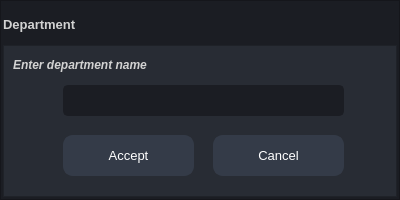
<?xml version="1.0" encoding="UTF-8"?>
<ui version="4.0">
 <class>DepartmentMessageBox</class>
 <widget class="QWidget" name="DepartmentMessageBox">
  <property name="geometry">
   <rect>
    <x>0</x>
    <y>0</y>
    <width>400</width>
    <height>200</height>
   </rect>
  </property>
  <property name="windowTitle">
   <string>Form</string>
  </property>
  <property name="styleSheet">
   <string notr="true">background: transparent;
color: rgb(210, 210, 210);</string>
  </property>
  <layout class="QVBoxLayout" name="verticalLayout">
   <property name="spacing">
    <number>0</number>
   </property>
   <property name="leftMargin">
    <number>0</number>
   </property>
   <property name="topMargin">
    <number>0</number>
   </property>
   <property name="rightMargin">
    <number>0</number>
   </property>
   <property name="bottomMargin">
    <number>0</number>
   </property>
   <item>
    <widget class="QFrame" name="frame_center">
     <property name="styleSheet">
      <string notr="true">background-color: rgb(27, 29, 35);
</string>
     </property>
     <property name="frameShape">
      <enum>QFrame::StyledPanel</enum>
     </property>
     <property name="frameShadow">
      <enum>QFrame::Raised</enum>
     </property>
     <layout class="QVBoxLayout" name="verticalLayout_2">
      <property name="spacing">
       <number>0</number>
      </property>
      <property name="leftMargin">
       <number>2</number>
      </property>
      <property name="topMargin">
       <number>2</number>
      </property>
      <property name="rightMargin">
       <number>2</number>
      </property>
      <property name="bottomMargin">
       <number>2</number>
      </property>
      <item>
       <widget class="QFrame" name="frame_title">
        <property name="maximumSize">
         <size>
          <width>400</width>
          <height>42</height>
         </size>
        </property>
        <property name="styleSheet">
         <string notr="true">background-color: rgb(27, 29, 35);</string>
        </property>
        <property name="frameShape">
         <enum>QFrame::NoFrame</enum>
        </property>
        <property name="frameShadow">
         <enum>QFrame::Raised</enum>
        </property>
        <property name="lineWidth">
         <number>0</number>
        </property>
        <layout class="QHBoxLayout" name="horizontalLayout_3">
         <property name="spacing">
          <number>0</number>
         </property>
         <property name="leftMargin">
          <number>0</number>
         </property>
         <property name="topMargin">
          <number>0</number>
         </property>
         <property name="rightMargin">
          <number>0</number>
         </property>
         <property name="bottomMargin">
          <number>0</number>
         </property>
         <item>
          <widget class="QLabel" name="label_title">
           <property name="palette">
            <palette>
             <active>
              <colorrole role="WindowText">
               <brush brushstyle="SolidPattern">
                <color alpha="255">
                 <red>210</red>
                 <green>210</green>
                 <blue>210</blue>
                </color>
               </brush>
              </colorrole>
              <colorrole role="Button">
               <brush brushstyle="SolidPattern">
                <color alpha="0">
                 <red>0</red>
                 <green>0</green>
                 <blue>0</blue>
                </color>
               </brush>
              </colorrole>
              <colorrole role="Text">
               <brush brushstyle="SolidPattern">
                <color alpha="255">
                 <red>210</red>
                 <green>210</green>
                 <blue>210</blue>
                </color>
               </brush>
              </colorrole>
              <colorrole role="ButtonText">
               <brush brushstyle="SolidPattern">
                <color alpha="255">
                 <red>210</red>
                 <green>210</green>
                 <blue>210</blue>
                </color>
               </brush>
              </colorrole>
              <colorrole role="Base">
               <brush brushstyle="SolidPattern">
                <color alpha="0">
                 <red>0</red>
                 <green>0</green>
                 <blue>0</blue>
                </color>
               </brush>
              </colorrole>
              <colorrole role="Window">
               <brush brushstyle="SolidPattern">
                <color alpha="0">
                 <red>0</red>
                 <green>0</green>
                 <blue>0</blue>
                </color>
               </brush>
              </colorrole>
             </active>
             <inactive>
              <colorrole role="WindowText">
               <brush brushstyle="SolidPattern">
                <color alpha="255">
                 <red>210</red>
                 <green>210</green>
                 <blue>210</blue>
                </color>
               </brush>
              </colorrole>
              <colorrole role="Button">
               <brush brushstyle="SolidPattern">
                <color alpha="0">
                 <red>0</red>
                 <green>0</green>
                 <blue>0</blue>
                </color>
               </brush>
              </colorrole>
              <colorrole role="Text">
               <brush brushstyle="SolidPattern">
                <color alpha="255">
                 <red>210</red>
                 <green>210</green>
                 <blue>210</blue>
                </color>
               </brush>
              </colorrole>
              <colorrole role="ButtonText">
               <brush brushstyle="SolidPattern">
                <color alpha="255">
                 <red>210</red>
                 <green>210</green>
                 <blue>210</blue>
                </color>
               </brush>
              </colorrole>
              <colorrole role="Base">
               <brush brushstyle="SolidPattern">
                <color alpha="0">
                 <red>0</red>
                 <green>0</green>
                 <blue>0</blue>
                </color>
               </brush>
              </colorrole>
              <colorrole role="Window">
               <brush brushstyle="SolidPattern">
                <color alpha="0">
                 <red>0</red>
                 <green>0</green>
                 <blue>0</blue>
                </color>
               </brush>
              </colorrole>
             </inactive>
             <disabled>
              <colorrole role="WindowText">
               <brush brushstyle="SolidPattern">
                <color alpha="255">
                 <red>210</red>
                 <green>210</green>
                 <blue>210</blue>
                </color>
               </brush>
              </colorrole>
              <colorrole role="Button">
               <brush brushstyle="SolidPattern">
                <color alpha="0">
                 <red>0</red>
                 <green>0</green>
                 <blue>0</blue>
                </color>
               </brush>
              </colorrole>
              <colorrole role="Text">
               <brush brushstyle="SolidPattern">
                <color alpha="255">
                 <red>210</red>
                 <green>210</green>
                 <blue>210</blue>
                </color>
               </brush>
              </colorrole>
              <colorrole role="ButtonText">
               <brush brushstyle="SolidPattern">
                <color alpha="255">
                 <red>210</red>
                 <green>210</green>
                 <blue>210</blue>
                </color>
               </brush>
              </colorrole>
              <colorrole role="Base">
               <brush brushstyle="SolidPattern">
                <color alpha="0">
                 <red>0</red>
                 <green>0</green>
                 <blue>0</blue>
                </color>
               </brush>
              </colorrole>
              <colorrole role="Window">
               <brush brushstyle="SolidPattern">
                <color alpha="0">
                 <red>0</red>
                 <green>0</green>
                 <blue>0</blue>
                </color>
               </brush>
              </colorrole>
             </disabled>
            </palette>
           </property>
           <property name="font">
            <font>
             <family>Segoe UI</family>
             <pointsize>10</pointsize>
             <weight>75</weight>
             <bold>true</bold>
            </font>
           </property>
           <property name="styleSheet">
            <string notr="true">background: transparent;</string>
           </property>
           <property name="text">
            <string>Department</string>
           </property>
          </widget>
         </item>
         <item>
          <widget class="QPushButton" name="button_close">
           <property name="sizePolicy">
            <sizepolicy hsizetype="Minimum" vsizetype="Expanding">
             <horstretch>0</horstretch>
             <verstretch>0</verstretch>
            </sizepolicy>
           </property>
           <property name="minimumSize">
            <size>
             <width>40</width>
             <height>0</height>
            </size>
           </property>
           <property name="maximumSize">
            <size>
             <width>40</width>
             <height>16777215</height>
            </size>
           </property>
           <property name="toolTip">
            <string>Close</string>
           </property>
           <property name="styleSheet">
            <string notr="true">QPushButton {	
	border: none;
	background-color: transparent;
}
QPushButton:hover {
	background-color: rgb(52, 59, 72);
}
QPushButton:pressed {	
	background-color: rgb(85, 170, 255);
}</string>
           </property>
           <property name="text">
            <string/>
           </property>
           <property name="icon">
            <iconset resource="../files.qrc">
             <normaloff>:/20x20/data/resources/icons/20x20/cil-x.png</normaloff>:/20x20/data/resources/icons/20x20/cil-x.png</iconset>
           </property>
          </widget>
         </item>
        </layout>
       </widget>
      </item>
      <item>
       <widget class="QFrame" name="frame_contains">
        <property name="styleSheet">
         <string notr="true">background-color: rgb(40, 44, 52);</string>
        </property>
        <property name="frameShape">
         <enum>QFrame::StyledPanel</enum>
        </property>
        <property name="frameShadow">
         <enum>QFrame::Raised</enum>
        </property>
        <widget class="QLineEdit" name="lineEdit_department">
         <property name="geometry">
          <rect>
           <x>60</x>
           <y>40</y>
           <width>281</width>
           <height>31</height>
          </rect>
         </property>
         <property name="font">
          <font>
           <family>Segoe UI</family>
           <pointsize>8</pointsize>
          </font>
         </property>
         <property name="styleSheet">
          <string notr="true">QLineEdit {
	background-color: rgb(27, 29, 35);
	border-radius: 5px;
	border: 2px solid rgb(27, 29, 35);
	padding-left: 10px;
}
QLineEdit:hover {
	border: 2px solid rgb(64, 71, 88);
}
QLineEdit:focus {
	border: 2px solid rgb(91, 101, 124);
}</string>
         </property>
         <property name="maxLength">
          <number>32</number>
         </property>
        </widget>
        <widget class="QPushButton" name="button_accept">
         <property name="geometry">
          <rect>
           <x>60</x>
           <y>90</y>
           <width>131</width>
           <height>41</height>
          </rect>
         </property>
         <property name="font">
          <font>
           <family>Segoe UI</family>
           <pointsize>10</pointsize>
          </font>
         </property>
         <property name="styleSheet">
          <string notr="true">QPushButton {
	border: 2px solid rgb(52, 59, 72);
	border-radius: 10px;	
	background-color: rgb(52, 59, 72);
	color: rgb(255, 255, 255);
}
QPushButton:hover {
	background-color: rgb(57, 65, 80);
	color: rgb(227, 227, 227);
	border: 2px solid rgb(61, 70, 86);
}
QPushButton:pressed {	
	background-color: rgb(35, 40, 49);
	color: rgb(255, 255, 255);
	border: 2px solid rgb(43, 50, 61);
}</string>
         </property>
         <property name="text">
          <string>Accept</string>
         </property>
        </widget>
        <widget class="QPushButton" name="button_cancel">
         <property name="geometry">
          <rect>
           <x>210</x>
           <y>90</y>
           <width>131</width>
           <height>41</height>
          </rect>
         </property>
         <property name="font">
          <font>
           <family>Segoe UI</family>
           <pointsize>10</pointsize>
          </font>
         </property>
         <property name="styleSheet">
          <string notr="true">QPushButton {
	border: 2px solid rgb(52, 59, 72);
	border-radius: 10px;	
	background-color: rgb(52, 59, 72);
	color: rgb(255, 255, 255);
}
QPushButton:hover {
	background-color: rgb(57, 65, 80);
	color: rgb(227, 227, 227);
	border: 2px solid rgb(61, 70, 86);
}
QPushButton:pressed {	
	background-color: rgb(35, 40, 49);
	color: rgb(255, 255, 255);
	border: 2px solid rgb(43, 50, 61);
}</string>
         </property>
         <property name="text">
          <string>Cancel</string>
         </property>
        </widget>
        <widget class="QLabel" name="label_info">
         <property name="geometry">
          <rect>
           <x>10</x>
           <y>0</y>
           <width>371</width>
           <height>40</height>
          </rect>
         </property>
         <property name="palette">
          <palette>
           <active>
            <colorrole role="WindowText">
             <brush brushstyle="SolidPattern">
              <color alpha="255">
               <red>210</red>
               <green>210</green>
               <blue>210</blue>
              </color>
             </brush>
            </colorrole>
            <colorrole role="Button">
             <brush brushstyle="SolidPattern">
              <color alpha="0">
               <red>0</red>
               <green>0</green>
               <blue>0</blue>
              </color>
             </brush>
            </colorrole>
            <colorrole role="Text">
             <brush brushstyle="SolidPattern">
              <color alpha="255">
               <red>210</red>
               <green>210</green>
               <blue>210</blue>
              </color>
             </brush>
            </colorrole>
            <colorrole role="ButtonText">
             <brush brushstyle="SolidPattern">
              <color alpha="255">
               <red>210</red>
               <green>210</green>
               <blue>210</blue>
              </color>
             </brush>
            </colorrole>
            <colorrole role="Base">
             <brush brushstyle="SolidPattern">
              <color alpha="0">
               <red>0</red>
               <green>0</green>
               <blue>0</blue>
              </color>
             </brush>
            </colorrole>
            <colorrole role="Window">
             <brush brushstyle="SolidPattern">
              <color alpha="0">
               <red>0</red>
               <green>0</green>
               <blue>0</blue>
              </color>
             </brush>
            </colorrole>
           </active>
           <inactive>
            <colorrole role="WindowText">
             <brush brushstyle="SolidPattern">
              <color alpha="255">
               <red>210</red>
               <green>210</green>
               <blue>210</blue>
              </color>
             </brush>
            </colorrole>
            <colorrole role="Button">
             <brush brushstyle="SolidPattern">
              <color alpha="0">
               <red>0</red>
               <green>0</green>
               <blue>0</blue>
              </color>
             </brush>
            </colorrole>
            <colorrole role="Text">
             <brush brushstyle="SolidPattern">
              <color alpha="255">
               <red>210</red>
               <green>210</green>
               <blue>210</blue>
              </color>
             </brush>
            </colorrole>
            <colorrole role="ButtonText">
             <brush brushstyle="SolidPattern">
              <color alpha="255">
               <red>210</red>
               <green>210</green>
               <blue>210</blue>
              </color>
             </brush>
            </colorrole>
            <colorrole role="Base">
             <brush brushstyle="SolidPattern">
              <color alpha="0">
               <red>0</red>
               <green>0</green>
               <blue>0</blue>
              </color>
             </brush>
            </colorrole>
            <colorrole role="Window">
             <brush brushstyle="SolidPattern">
              <color alpha="0">
               <red>0</red>
               <green>0</green>
               <blue>0</blue>
              </color>
             </brush>
            </colorrole>
           </inactive>
           <disabled>
            <colorrole role="WindowText">
             <brush brushstyle="SolidPattern">
              <color alpha="255">
               <red>210</red>
               <green>210</green>
               <blue>210</blue>
              </color>
             </brush>
            </colorrole>
            <colorrole role="Button">
             <brush brushstyle="SolidPattern">
              <color alpha="0">
               <red>0</red>
               <green>0</green>
               <blue>0</blue>
              </color>
             </brush>
            </colorrole>
            <colorrole role="Text">
             <brush brushstyle="SolidPattern">
              <color alpha="255">
               <red>210</red>
               <green>210</green>
               <blue>210</blue>
              </color>
             </brush>
            </colorrole>
            <colorrole role="ButtonText">
             <brush brushstyle="SolidPattern">
              <color alpha="255">
               <red>210</red>
               <green>210</green>
               <blue>210</blue>
              </color>
             </brush>
            </colorrole>
            <colorrole role="Base">
             <brush brushstyle="SolidPattern">
              <color alpha="0">
               <red>0</red>
               <green>0</green>
               <blue>0</blue>
              </color>
             </brush>
            </colorrole>
            <colorrole role="Window">
             <brush brushstyle="SolidPattern">
              <color alpha="0">
               <red>0</red>
               <green>0</green>
               <blue>0</blue>
              </color>
             </brush>
            </colorrole>
           </disabled>
          </palette>
         </property>
         <property name="font">
          <font>
           <family>Segoe UI</family>
           <pointsize>9</pointsize>
           <weight>75</weight>
           <italic>true</italic>
           <bold>true</bold>
          </font>
         </property>
         <property name="styleSheet">
          <string notr="true">background: transparent;</string>
         </property>
         <property name="text">
          <string>Enter department name</string>
         </property>
        </widget>
       </widget>
      </item>
     </layout>
    </widget>
   </item>
  </layout>
 </widget>
 <resources>
  <include location="../files.qrc"/>
 </resources>
 <connections/>
</ui>
